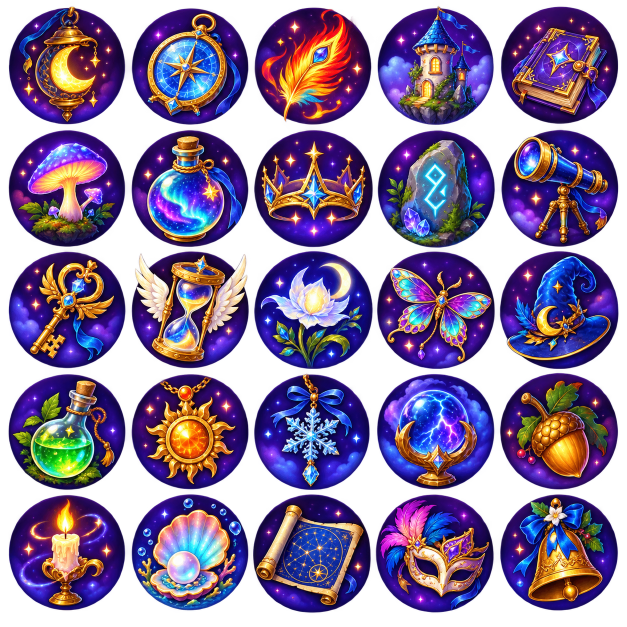
#> input picture tool/profile_portrait_sources/atlas_01.png, 1254 x 1254 px (shown at 1/2 size)
$ python prepare_ui_sprite.py profile_portrait_sources/atlas_01.png out.png
#> lines starting #> are read from the running program, lines starting #| are printed output that depends on the picture; after the words box and inside, x2 and y2 are one past the last pixel; in counts of white or black regions, pixels touching at a corner belong together
"""Prepare generated UI art as compact, naturally proportioned app sprites."""

from __future__ import annotations

import argparse
from pathlib import Path

from PIL import Image


ALPHA_THRESHOLD = 8


def prepare(source: Path, destination: Path, max_edge: int, gutter: float) -> None:
#> called with max_edge = 512, gutter = 0.06
    image = Image.open(source).convert("RGBA")
#> image is the input picture: PIL image 1254x1254 RGBA; mean R, G, B, A 61.7, 42.9, 83.5, 172.5
    mask = image.getchannel("A").point(
        lambda value: 255 if value >= ALPHA_THRESHOLD else 0
    )
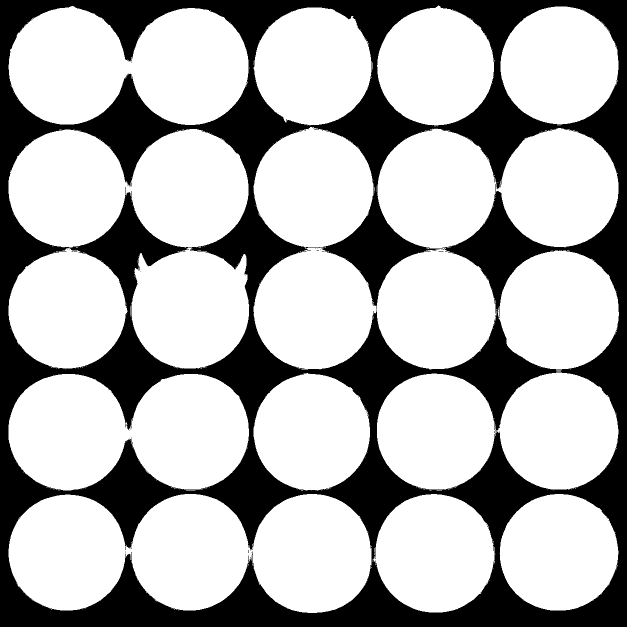
#> mask: PIL image 1254x1254 L (shown at 1/2 size); 69.7% white; 49 black regions (48 under 20 px), largest, box (x1, y1, x2, y2) and area: (0, 0, 1254, 1254) 475794
    bounds = mask.getbbox()
#> bounds = (17, 11, 1238, 1226)
    if bounds is None:
        raise ValueError(f"Generated sprite is empty: {source}")
    sprite = image.crop(bounds)
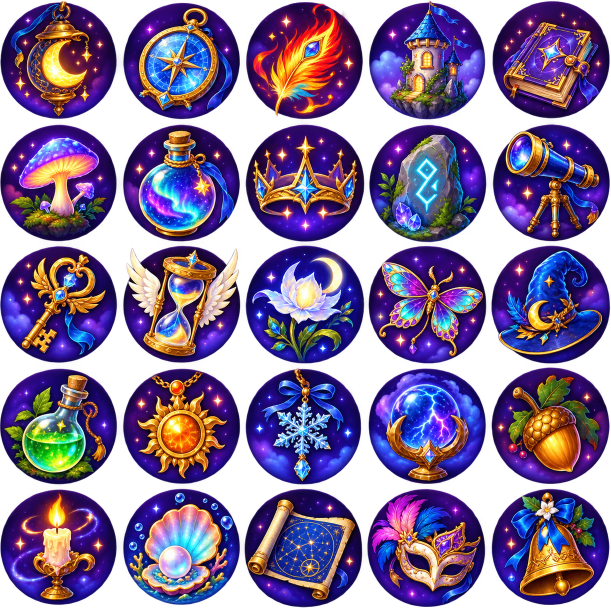
#> sprite: PIL image 1221x1215 RGBA (shown at 1/2 size); mean R, G, B, A 65.4, 45.5, 88.4, 182.9; transparent parts drawn white
    content_edge = max(1, round(max_edge * (1 - gutter * 2)))
    sprite.thumbnail((content_edge, content_edge), Image.Resampling.LANCZOS)
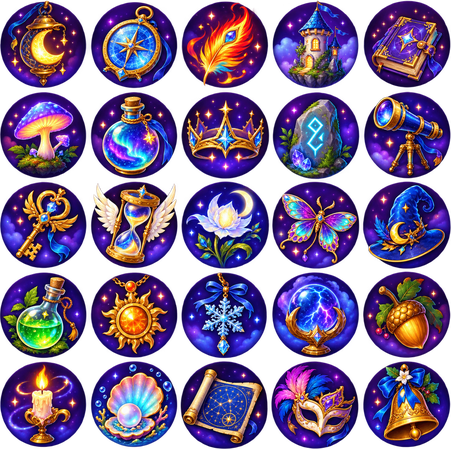
#> sprite: PIL image 451x449 RGBA; mean R, G, B, A 65.1, 45.5, 88.3, 183; transparent parts drawn white
    pad = max(4, round(max(sprite.width, sprite.height) * gutter))
#> pad = 27
    output = Image.new(
        "RGBA",
        (sprite.width + pad * 2, sprite.height + pad * 2),
        (0, 0, 0, 0),
    )
#> output: PIL image 505x503 RGBA; every value is 0
    output.alpha_composite(sprite, (pad, pad))
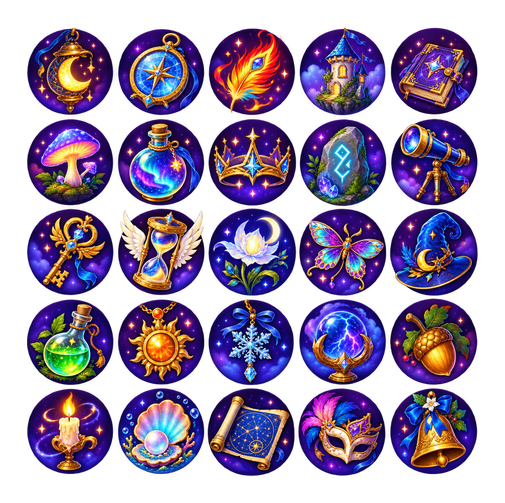
#> output: PIL image 505x503 RGBA; mean R, G, B, A 51.9, 36.3, 70.4, 145.9; transparent parts drawn white
    destination.parent.mkdir(parents=True, exist_ok=True)
    output.save(destination, "WEBP", quality=94, method=6, exact=True)
    print(f"{destination}: {output.width}x{output.height}")
#| out.png: 505x503


def main() -> None:
    parser = argparse.ArgumentParser()
    parser.add_argument("source", type=Path)
    parser.add_argument("destination", type=Path)
    parser.add_argument("--max-edge", type=int, default=512)
    parser.add_argument("--gutter", type=float, default=0.06)
    args = parser.parse_args()
    if args.max_edge < 64 or args.max_edge > 2048:
        raise ValueError("max-edge must be between 64 and 2048")
    if not 0 <= args.gutter <= 0.25:
        raise ValueError("gutter must be between 0 and 0.25")
    prepare(args.source, args.destination, args.max_edge, args.gutter)


if __name__ == "__main__":
    main()

$ run again, on tool/profile_portrait_sources/atlas_03.png
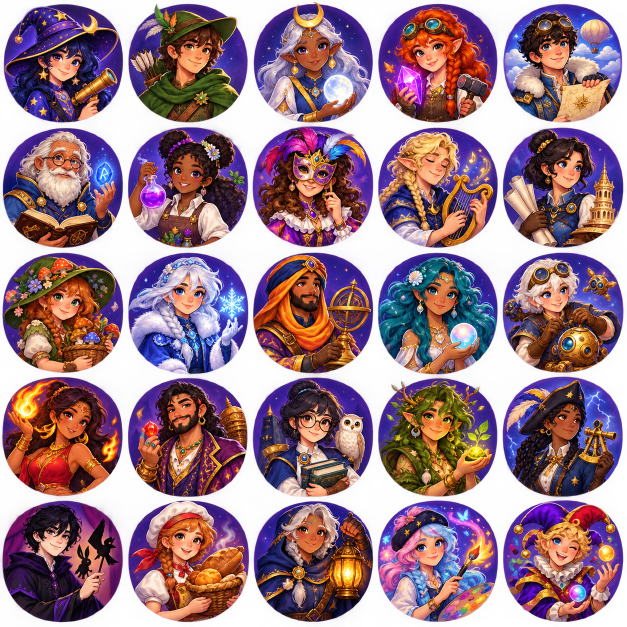
#> input picture tool/profile_portrait_sources/atlas_03.png, 1254 x 1254 px (shown at 1/2 size)
#> in prepare, image is the input picture: PIL image 1254x1254 RGBA; mean R, G, B, A 105.3, 65.2, 90.5, 187.2
#> in prepare, `mask = image.getchannel("A").point( lambda value: 255 if value >= ALPH..`:
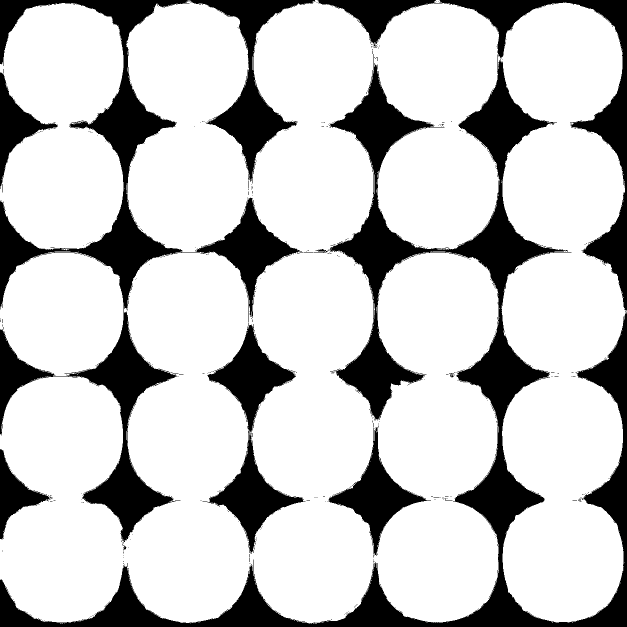
#> mask: PIL image 1254x1254 L (shown at 1/2 size); 77.9% white; 617 black regions (604 under 20 px), largest, box (x1, y1, x2, y2) and area: (0, 102, 1254, 1254) 150440, (0, 0, 630, 1086) 96782, (635, 0, 1254, 623) 33871
#> bounds = (0, 0, 1254, 1248)
#> in prepare, `output.alpha_composite(sprite, (pad, pad))`:
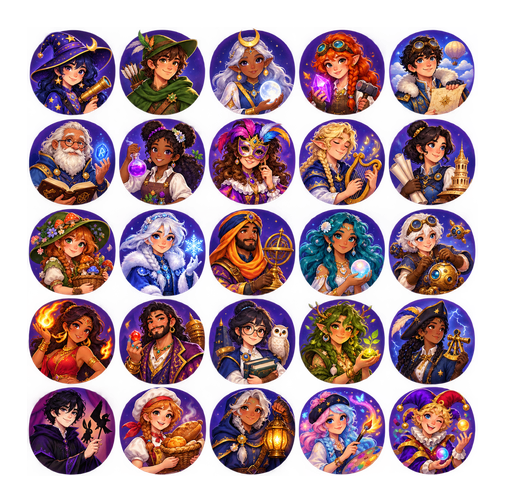
#> output: PIL image 505x503 RGBA; mean R, G, B, A 82.8, 51.3, 70.8, 150; transparent parts drawn white
#| out.png: 505x503

$ run again, on tool/profile_portrait_sources/atlas_04.png
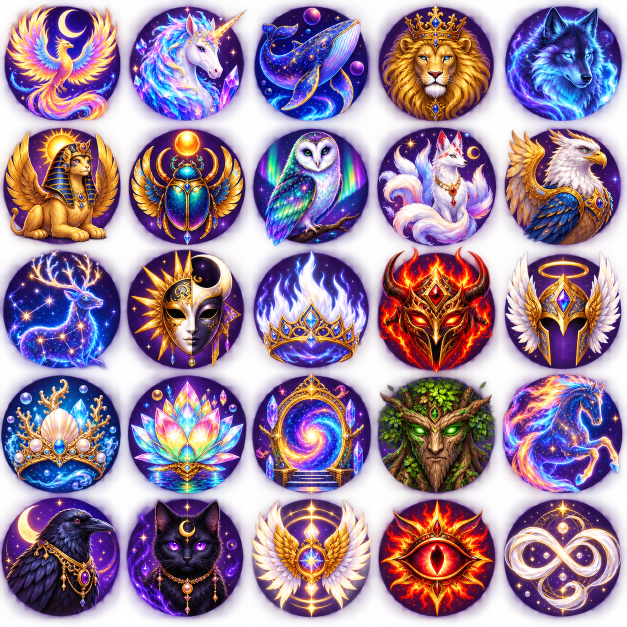
#> input picture tool/profile_portrait_sources/atlas_04.png, 1254 x 1254 px (shown at 1/2 size)
#> in prepare, image is the input picture: PIL image 1254x1254 RGBA; mean R, G, B, A 106.9, 73.2, 116.2, 186.1
#> in prepare, `mask = image.getchannel("A").point( lambda value: 255 if value >= ALPH..`:
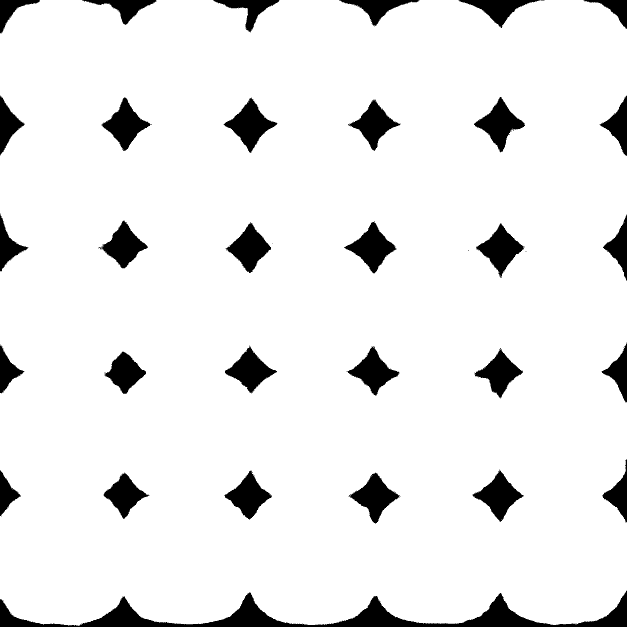
#> mask: PIL image 1254x1254 L (shown at 1/2 size); 92% white; 47 black regions (16 under 20 px), largest, box (x1, y1, x2, y2) and area: (0, 1181, 1254, 1254) 24038, (447, 195, 555, 306) 4824, (688, 442, 793, 547) 4611
#> bounds = (0, 0, 1254, 1252)
#> in prepare, `output.alpha_composite(sprite, (pad, pad))`:
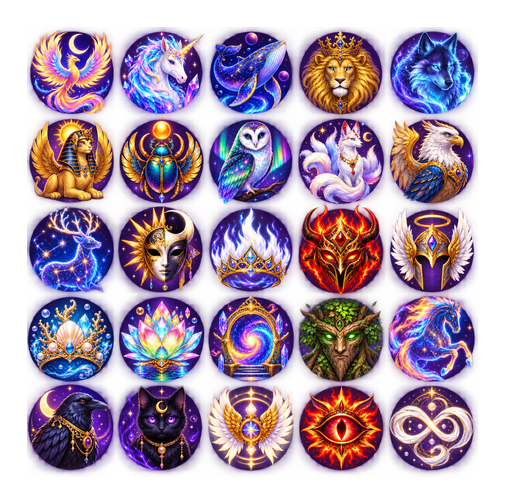
#> output: PIL image 505x504 RGBA; mean R, G, B, A 85, 58.2, 92.5, 148.6; transparent parts drawn white
#| out.png: 505x504
